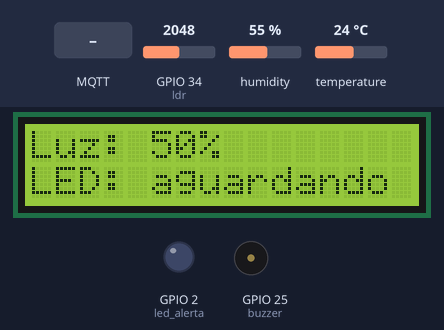
The program below on a simulated ESP32 board running MicroPython. On the bench: 16×2 character LCD, output pins drawn as LEDs (lit = HIGH), buzzer (waves = sounding). Wiring (from the project's diagram.json): blue LED on GPIO 2, DHT22 sensor on GPIO 15, buzzer on GPIO 25, light sensor on GPIO 34. The test bench sets the inputs (shaded band); at power-on: GPIO 34 (ldr) = 2048, humidity 55 %, temperature 24 °C (analog values on the 0–4095 scale). WiFi joins after 1.5 s; no MQTT or app messages arrive unless stated; library files of the repository ran but are not shown: i2c_lcd.py; what the program prints to the serial console is not drawn.

Above: at 4.7 s.
4.8 s: MQTT message "1" arrives on the first subscribed topic
At 6.2 s:
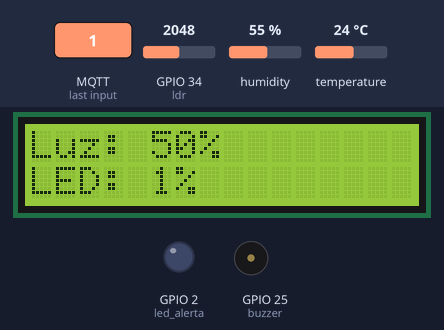
11.1 s: GPIO 34 (ldr) set to 2866
At 16.2 s:
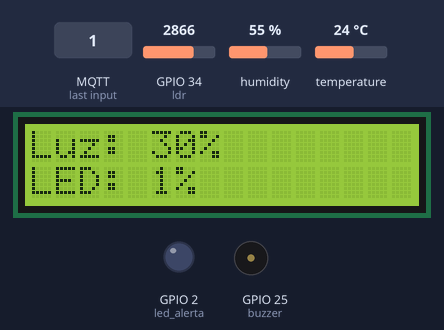
17.3 s: humidity set to 22 %
At 20.3 s:
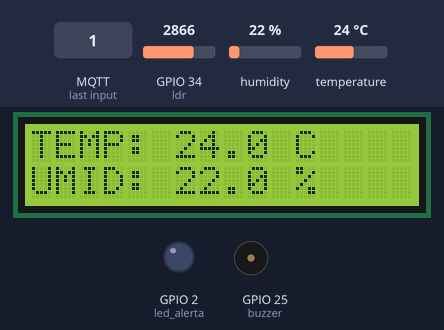
23.4 s: temperature set to 12 °C
At 26.1 s:
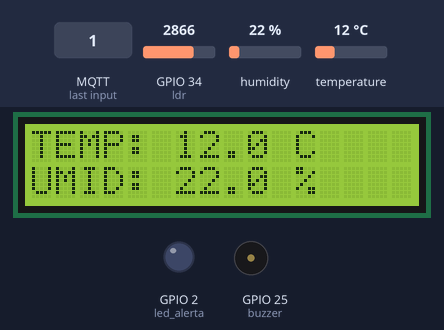
26.5 s: GPIO 34 (ldr) set to 491
At 29.7 s:
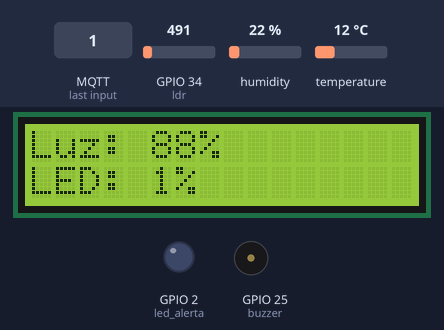
32.6 s: humidity set to 40 %
At 33.9 s:
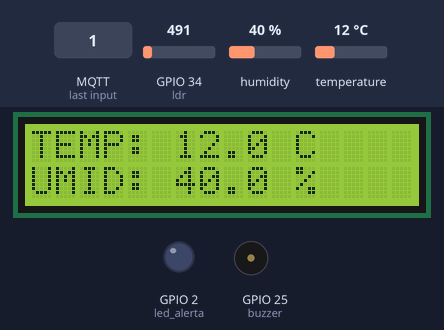
Timing chart, 0 to 35.6 s (numbered marks = the images above; inputs shaded):
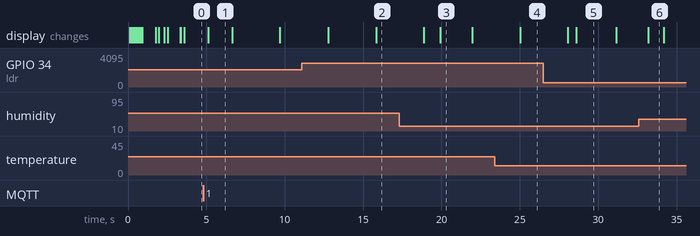

Measured:
- after the input at 4.8 s, the display: changes after 0.31 s (image 1)
- what the display in image 1 shows lasts 1.5 s, from 5.1 s to 6.6 s
- what the display in image 3 shows lasts 2.1 s, from 19.9 s to 22.0 s
- what the display in image 5 shows lasts 2.5 s, from 28.6 s to 31.1 s
- what the display in image 6 shows lasts 1.0 s, from 33.2 s to 34.2 s

The program:

main.py
```python
from machine import Pin, ADC, PWM
from umqtt.simple import MQTTClient
import dht
import network
import time
import json
from machine import I2C
from i2c_lcd import I2cLcd

# Inicializa o LCD 16x2 I2C. Procura os enderecos comuns (0x27 no
# Wokwi, 0x3F em varios modulos fisicos). Sem LCD, o ESP segue
# funcionando normalmente, apenas sem display.
class LcdAusente:
    def clear(self):
        pass

    def move_to(self, coluna, linha):
        pass

    def putstr(self, texto):
        pass


i2c = I2C(0, scl=Pin(22), sda=Pin(21), freq=100000)
try:
    enderecos = [e for e in (0x27, 0x3F) if e in i2c.scan()]
    lcd = I2cLcd(i2c, enderecos[0], 2, 16)
except (OSError, IndexError):
    print("LCD nao encontrado: seguindo sem display.")
    lcd = LcdAusente()


# Estado das informacoes exibidas no LCD
temperatura_lcd = None
umidade_lcd = None
luminosidade_lcd = None
brilho_confirmado = None

# Alternancia automatica das telas
tela_atual = 0
ultima_troca_lcd = time.ticks_ms()
ultima_renderizacao_lcd = 0


SERVIDOR = "100.53.117.116"

# ===== Configuracao: Wokwi x ESP32 fisico (hands-on) =====
# Wokwi: rede "Wokwi-GUEST" sem senha.
# ESP32 fisico: troque pela rede do laboratorio ou do celular.
WIFI_SSID = "Wokwi-GUEST"
WIFI_SENHA = ""
# Sensor de temperatura/umidade: "DHT22" no Wokwi, "DHT11" no hands-on.
MODELO_DHT = "DHT22"

TOPICO = b"cp5/agnello-8ea14fa3/lampada"
TOPICO_ESTADO = b"cp5/agnello-8ea14fa3/lampada/estado"
TOPICO_DADOS = b"/ul/TEF/monitor001/attrs"
TOPICO_ALERTAS = b"cp5/agnello-8ea14fa3/monitor/alertas"

# Limites da dashboard, publicados pelo backend com retain
TOPICO_LIMITES = b"cp5/agnello-8ea14fa3/config/limites"

# Faixa do LDR usada no brilho automatico. Fallback igual ao
# backend/limites.json ate o backend enviar a configuracao.
# Lembrete: ADC maior significa MENOS luz.
luz_minima = 1000
luz_maxima = 2500
ultimo_limite_recebido = None

sensor = dht.DHT11(Pin(15)) if MODELO_DHT == "DHT11" else dht.DHT22(Pin(15))

ldr = ADC(Pin(34))
ldr.atten(ADC.ATTN_11DB)
ldr.width(ADC.WIDTH_12BIT)

led_alerta = Pin(2, Pin.OUT)
led_alerta.value(0)

buzzer = PWM(Pin(25), freq=1000)
buzzer.duty_u16(0)

# Cada anomalia tem um tom diferente.
TONS = {
    "temperatura": 1200,
    "umidade": 1800,
    "luminosidade": 2400
}

alertas_ativos = []
inicio_alerta = time.ticks_ms()


def luz_percentual(adc):
    # Indice relativo para exibicao (nao e lux). ADC maior = menos luz:
    # 0 ADC -> 100% (muito claro), 4095 ADC -> 0% (escuro).
    porcentagem = round((4095 - adc) * 100 / 4095)
    return max(0, min(100, porcentagem))


def atualizar_lcd():
    global tela_atual
    global ultima_troca_lcd
    global ultima_renderizacao_lcd

    agora = time.ticks_ms()

    # Alterna a tela a cada 3 segundos.
    if time.ticks_diff(agora, ultima_troca_lcd) >= 3000:
        tela_atual = (tela_atual + 1) % 2
        ultima_troca_lcd = agora

    # Evita reescrever o LCD a cada passagem do loop.
    if time.ticks_diff(agora, ultima_renderizacao_lcd) < 500:
        return

    ultima_renderizacao_lcd = agora

    if tela_atual == 0:
        linha1 = (
            "TEMP: {:.1f} C".format(temperatura_lcd)
            if temperatura_lcd is not None
            else "TEMP: --"
        )
        linha2 = (
            "UMID: {:.1f} %".format(umidade_lcd)
            if umidade_lcd is not None
            else "UMID: --"
        )
    else:
        # Apenas exibicao: o sistema continua usando o ADC.
        linha1 = (
            "Luz: {}%".format(luz_percentual(luminosidade_lcd))
            if luminosidade_lcd is not None
            else "Luz: --"
        )
        linha2 = (
            "LED: {}%".format(brilho_confirmado)
            if brilho_confirmado is not None
            else "LED: aguardando"
        )

    lcd.move_to(0, 0)
    lcd.putstr((linha1 + " " * 16)[:16])

    lcd.move_to(0, 1)
    lcd.putstr((linha2 + " " * 16)[:16])


def digitar(coluna, linha, texto, pausa_ms):
    lcd.move_to(coluna, linha)

    for caractere in texto:
        lcd.putstr(caractere)
        time.sleep_ms(pausa_ms)


def animacao_inicial():
    # Apresentacao do grupo: cerca de 3 segundos no total.
    lcd.clear()
    digitar(5, 0, "GRUPO", 60)
    digitar(3, 1, "DEBUGGERS", 60)
    time.sleep_ms(800)

    lcd.clear()
    digitar(0, 0, "VINHERIA AGNELLO", 25)
    digitar(1, 1, "ESP32 MONITOR", 25)
    time.sleep_ms(800)


def receber_limites(mensagem):
    global luz_minima, luz_maxima, ultimo_limite_recebido

    # A mensagem retida chega de novo a cada reconexao.
    if mensagem == ultimo_limite_recebido:
        return

    try:
        dados = json.loads(mensagem.decode())
        faixa = dados.get("luminosidade_bruta") if isinstance(dados, dict) else None

        if not isinstance(faixa, dict):
            print("Limites sem a faixa de luminosidade.")
            return

        minimo = faixa.get("minimo")
        maximo = faixa.get("maximo")

        if type(minimo) is not int or type(maximo) is not int:
            print("Limites do LDR precisam ser inteiros.")
            return

        if not 0 <= minimo < maximo <= 4095:
            print("Limites do LDR rejeitados:", minimo, maximo)
            return

        luz_minima = minimo
        luz_maxima = maximo
        ultimo_limite_recebido = mensagem
        print("Faixa do LDR da dashboard:", luz_minima, "-", luz_maxima)

    except (ValueError, TypeError):
        print("Limites invalidos:", mensagem)


def atualizar_alerta():
    if not alertas_ativos:
        led_alerta.value(0)
        buzzer.duty_u16(0)
        return

    decorrido = time.ticks_diff(
        time.ticks_ms(), inicio_alerta
    )

    # Pisca a cada 300 ms.
    led_alerta.value(1 if (decorrido // 300) % 2 == 0 else 0)

    # Alterna os tons quando existem várias anomalias.
    indice = (decorrido // 600) % len(alertas_ativos)
    tipo = alertas_ativos[indice]

    if decorrido % 600 < 300:
        buzzer.freq(TONS[tipo])
        buzzer.duty_u16(32768)
    else:
        buzzer.duty_u16(0)


def esperar_com_alerta(segundos):
    inicio = time.ticks_ms()

    while time.ticks_diff(time.ticks_ms(), inicio) < segundos * 1000:
        atualizar_alerta()
        time.sleep(0.05)


def receber_mensagem(topico, mensagem):
    global alertas_ativos, inicio_alerta, brilho_confirmado

    if topico == TOPICO_ESTADO:
        try:
            valor = int(mensagem.decode())
            if 0 <= valor <= 100:
                brilho_confirmado = valor
        except ValueError:
            pass
        print("Atuador confirmou brilho de:", mensagem.decode(), "%")
        return

    if topico == TOPICO_LIMITES:
        receber_limites(mensagem)
        return

    if topico != TOPICO_ALERTAS:
        return

    try:
        comando = json.loads(mensagem.decode())

        if not isinstance(comando, dict):
            print("Comando de alerta precisa ser um objeto JSON.")
            return

        tipos = comando.get("alertas")

        if not isinstance(tipos, list):
            print("O campo alertas precisa ser uma lista.")
            return

        for tipo in tipos:
            if not isinstance(tipo, str) or tipo not in TONS:
                print("Tipo de alerta invalido:", tipo)
                return

        # Remove repetições e mantém a ordem dos tons.
        novos_alertas = [
            tipo for tipo in TONS if tipo in tipos
        ]

        # Comandos repetidos não reiniciam o ritmo do alerta.
        if novos_alertas != alertas_ativos:
            alertas_ativos = novos_alertas
            inicio_alerta = time.ticks_ms()

            if alertas_ativos:
                print("Alertas recebidos:", alertas_ativos)
            else:
                print("Alertas encerrados.")

        atualizar_alerta()

    except (ValueError, TypeError):
        print("Comando de alerta invalido:", mensagem)


wifi = network.WLAN(network.STA_IF)
wifi.active(True)
wifi.connect(WIFI_SSID, WIFI_SENHA)

# Conecta ao Wi-Fi enquanto a animacao inicial roda
print("Conectando ao Wi-Fi...")
animacao_inicial()
lcd.clear()
lcd.move_to(0, 0)
lcd.putstr("Conectando WiFi")
inicio = time.ticks_ms()

while not wifi.isconnected():
    if time.ticks_diff(time.ticks_ms(), inicio) > 20000:
        raise RuntimeError("Falha no Wi-Fi. Reinicie a simulacao.")
    time.sleep(0.2)

print("Wi-Fi conectado!")

cliente = MQTTClient(
    b"cp5-monitor-8ea14fa3",
    SERVIDOR,
    keepalive=60
)
cliente.set_callback(receber_mensagem)


def conectar_mqtt():
    while True:
        try:
            cliente.connect()
            cliente.subscribe(TOPICO_ESTADO)
            cliente.subscribe(TOPICO_ALERTAS)
            cliente.subscribe(TOPICO_LIMITES)
            print("MQTT conectado! Escutando confirmacoes e alertas.")
            return

        except OSError:
            print("MQTT indisponivel. Tentando novamente...")
            try:
                cliente.disconnect()
            except OSError:
                pass
            esperar_com_alerta(2)


conectar_mqtt()

while True:
    atualizar_alerta()
    dados_sensor = None

    try:
        sensor.measure()
        temperatura = sensor.temperature()
        umidade = sensor.humidity()
        temperatura_lcd = temperatura
        umidade_lcd = umidade

        print("Temperatura:", temperatura, "°C")
        print("Umidade:", umidade, "%")

        dados_sensor = "t|{}|h|{}".format(
            temperatura, umidade
        ).encode()

    except OSError:
        print("Nao consegui ler o DHT22.")

    leitura = ldr.read()
    luminosidade_lcd = leitura
    print("Leitura do LDR:", leitura)

    if leitura > luz_maxima:
        brilho = 100
        print("Pouca luz: aumentando a lampada.")
    elif leitura < luz_minima:
        brilho = 0
        print("Muita luz: apagando a lampada.")
    else:
        brilho = 50
        print("Luz intermediaria: lampada em 50%.")

    try:
        if dados_sensor is not None:
            cliente.publish(TOPICO_DADOS, dados_sensor)

        dados_luz = "l|" + str(leitura)
        cliente.publish(TOPICO_DADOS, dados_luz.encode())
        cliente.publish(TOPICO, str(brilho).encode())

        print("Leituras publicadas para o FIWARE.")
        print("Comando enviado:", brilho, "%")
        print("--------------------")

        # Continua recebendo comandos e atualizando o alerta
        # enquanto aguarda a próxima leitura.
        for _ in range(40):
            cliente.check_msg()
            atualizar_alerta()
            atualizar_lcd()
            time.sleep(0.05)

    except OSError:
        print("Conexao MQTT caiu. Tentando reconectar...")

        try:
            cliente.disconnect()
        except OSError:
            pass

        esperar_com_alerta(2)
        conectar_mqtt()
```
